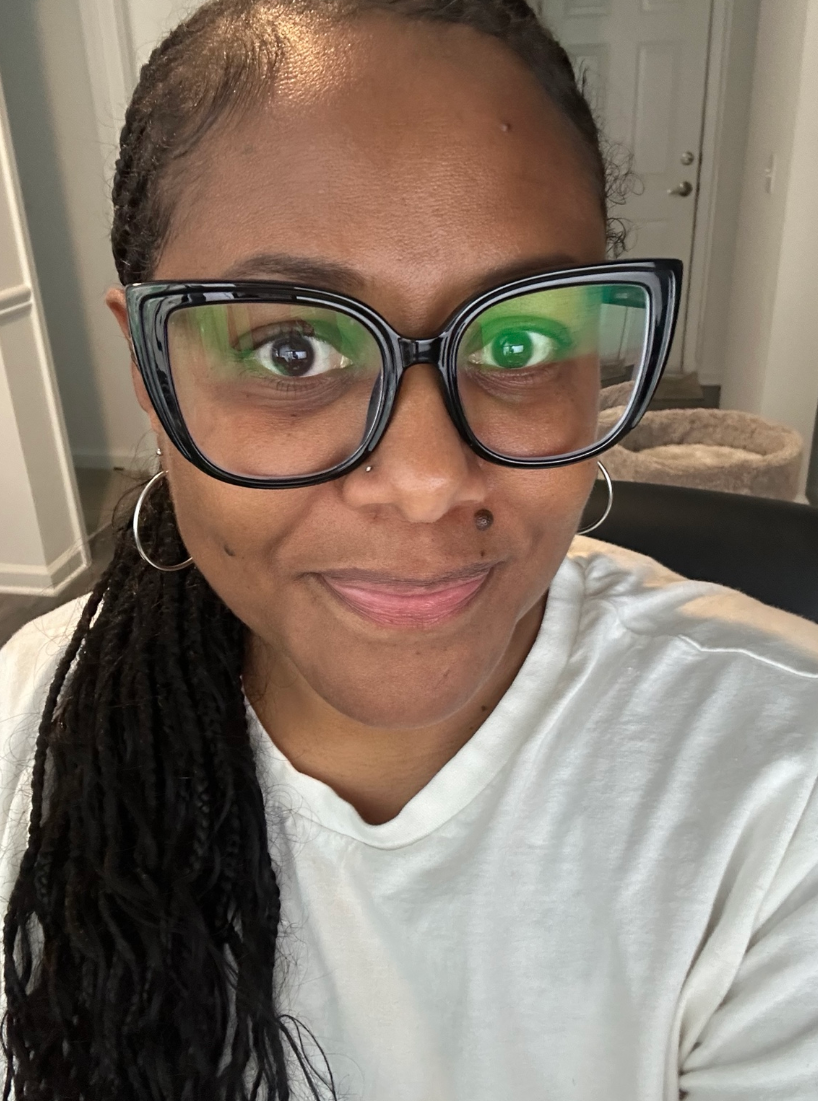
#> input picture input/original_photo.png, 818 x 1101 px
$ python prepare_image.py
#> lines starting #> are read from the running program, lines starting #| are printed output that depends on the picture
from pathlib import Path
import cv2
import numpy as np
import pandas as pd


def prepare_image():
    """
    Load the original photograph, center-crop it to a square,
    resize it to exactly 200 x 200 pixels, and export image
    matrices and metadata.
    """

    # Define relative paths
    input_path = Path("input/original_photo.png")
    image_output_folder = Path("images")
    csv_output_folder = Path("csv")

    # Automatically create output folders
    image_output_folder.mkdir(parents=True, exist_ok=True)
    csv_output_folder.mkdir(parents=True, exist_ok=True)

    # Load the original photograph using OpenCV
    image = cv2.imread(str(input_path))
#> image is the input picture: shape (1101, 818, 3); mean B, G, R 106.5, 118.8, 132.9

    # Confirm that the image loaded successfully
    if image is None:
        raise FileNotFoundError(
            f"Could not load image: {input_path}"
        )

    # Get original image dimensions
    height, width = image.shape[:2]
#> height = 1101; width = 818

    print(f"Original width: {width}")
#| Original width: 818
    print(f"Original height: {height}")
#| Original height: 1101
    print(f"Original shape: {image.shape}")
#| Original shape: (1101, 818, 3)
    print(f"Original data type: {image.dtype}")
#| Original data type: uint8

    # Determine the largest possible square
    square_size = min(height, width)
#> square_size = 818

    # Calculate coordinates for a centered square crop
    start_x = (width - square_size) // 2
#> start_x = 0
    start_y = (height - square_size) // 2
#> start_y = 141

    # Crop the image to a square
    cropped_square = image[
        start_y:start_y + square_size,
        start_x:start_x + square_size
    ]
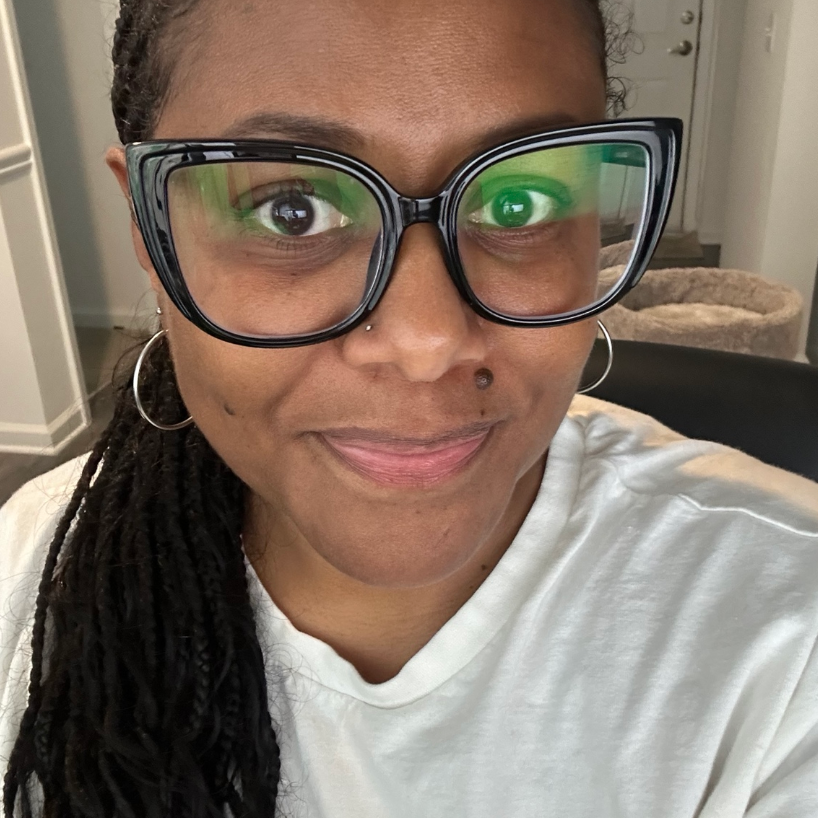
#> cropped_square: shape (818, 818, 3); mean B, G, R 104.2, 117.1, 132.9

    # Save the square-cropped image
    cv2.imwrite(
        str(image_output_folder / "cropped_square.png"),
        cropped_square
    )

    # Resize square image to exactly 200 x 200 pixels
    image_200x200 = cv2.resize(
        cropped_square,
        (200, 200),
        interpolation=cv2.INTER_AREA
    )
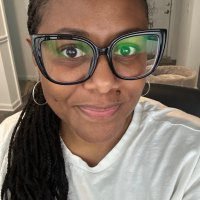
#> image_200x200: shape (200, 200, 3); mean B, G, R 104.2, 117.1, 132.9

    # Verify final dimensions
    final_height, final_width = image_200x200.shape[:2]
#> final_height = 200; final_width = 200

    if final_height != 200 or final_width != 200:
        raise ValueError(
            "Final image is not exactly 200 x 200 pixels."
        )

    # Save required final image
    cv2.imwrite(
        str(image_output_folder / "image_200x200.png"),
        image_200x200
    )

    # ---------------------------------------------------------
    # PART A: IMAGE MATRIX REPRESENTATION
    # ---------------------------------------------------------

    # OpenCV stores color images in BGR order
    blue_channel = image_200x200[:, :, 0]
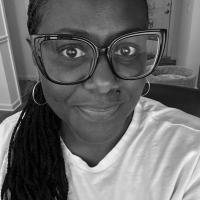
#> blue_channel: shape (200, 200); min 0, max 247, mean 104.2
    green_channel = image_200x200[:, :, 1]
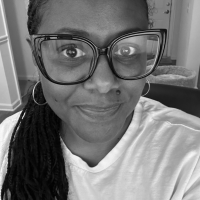
#> green_channel: shape (200, 200); min 1, max 251, mean 117.1
    red_channel = image_200x200[:, :, 2]
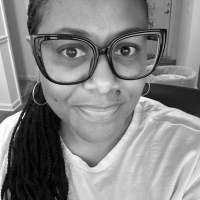
#> red_channel: shape (200, 200); min 1, max 255, mean 132.9

    # Convert BGR image to grayscale
    gray_image = cv2.cvtColor(
        image_200x200,
        cv2.COLOR_BGR2GRAY
    )

    # Save grayscale image for visual inspection
    cv2.imwrite(
        str(image_output_folder / "image_gray_200x200.png"),
        gray_image
    )

    # Export numerical matrices.
    # Header=False and index=False are required so that
    # the files contain only pixel values.
    pd.DataFrame(gray_image).to_csv(
        csv_output_folder / "image_gray_200x200.csv",
        header=False,
        index=False
    )

    pd.DataFrame(blue_channel).to_csv(
        csv_output_folder / "image_blue_200x200.csv",
        header=False,
        index=False
    )

    pd.DataFrame(green_channel).to_csv(
        csv_output_folder / "image_green_200x200.csv",
        header=False,
        index=False
    )

    pd.DataFrame(red_channel).to_csv(
        csv_output_folder / "image_red_200x200.csv",
        header=False,
        index=False
    )

    # Calculate image metadata
    metadata = {
        "property": [
            "shape",
            "data_type",
            "minimum_pixel_value",
            "maximum_pixel_value",
            "mean_pixel_value",
            "standard_deviation"
        ],
        "value": [
            str(image_200x200.shape),
            str(image_200x200.dtype),
            int(np.min(image_200x200)),
            int(np.max(image_200x200)),
            float(np.mean(image_200x200)),
            float(np.std(image_200x200))
        ]
    }
#> metadata = {'property': ['shape', 'data_type', 'minimum_pixel_value', 'maximum_pixel_value', 'mean_pixel_value', 'standard_deviation'], 'value': ['(200, 200, 3)', 'uint8', 0, 255, 118.1, 64.27]}

    # Save metadata CSV
    pd.DataFrame(metadata).to_csv(
        csv_output_folder / "image_metadata.csv",
        index=False
    )

    # Print final image information
    print(f"Final width: {final_width}")
#| Final width: 200
    print(f"Final height: {final_height}")
#| Final height: 200
    print(f"Final shape: {image_200x200.shape}")
#| Final shape: (200, 200, 3)
    print(f"Final data type: {image_200x200.dtype}")
#| Final data type: uint8
    print(f"Minimum pixel value: {np.min(image_200x200)}")
#| Minimum pixel value: 0
    print(f"Maximum pixel value: {np.max(image_200x200)}")
#| Maximum pixel value: 255
    print(f"Mean pixel value: {np.mean(image_200x200):.4f}")
#| Mean pixel value: 118.0687
    print(f"Standard deviation: {np.std(image_200x200):.4f}")
#| Standard deviation: 64.2745

    print("Image preparation and matrix export completed successfully.")


if __name__ == "__main__":
    prepare_image()
